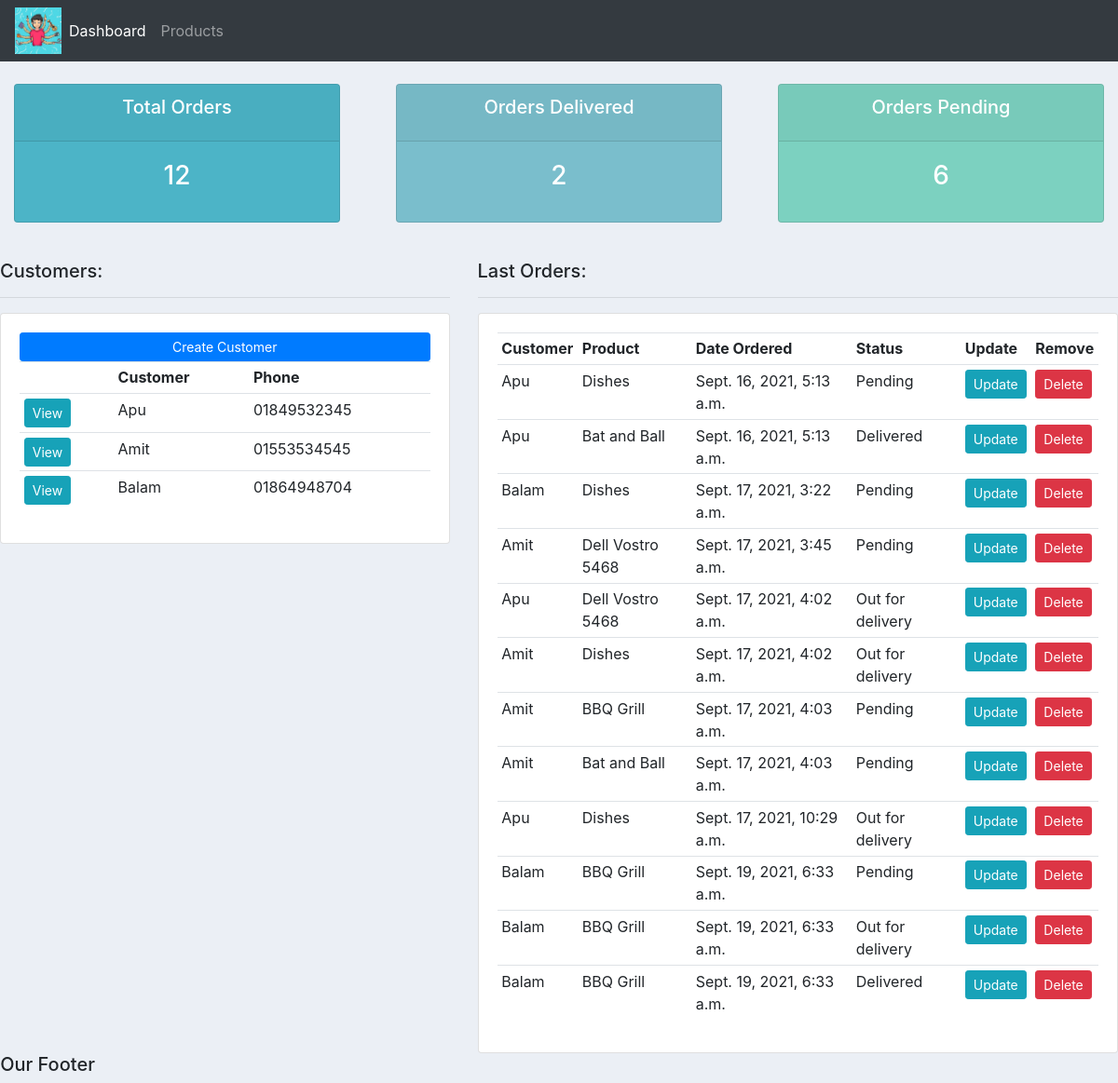
Before: / with the older database file.
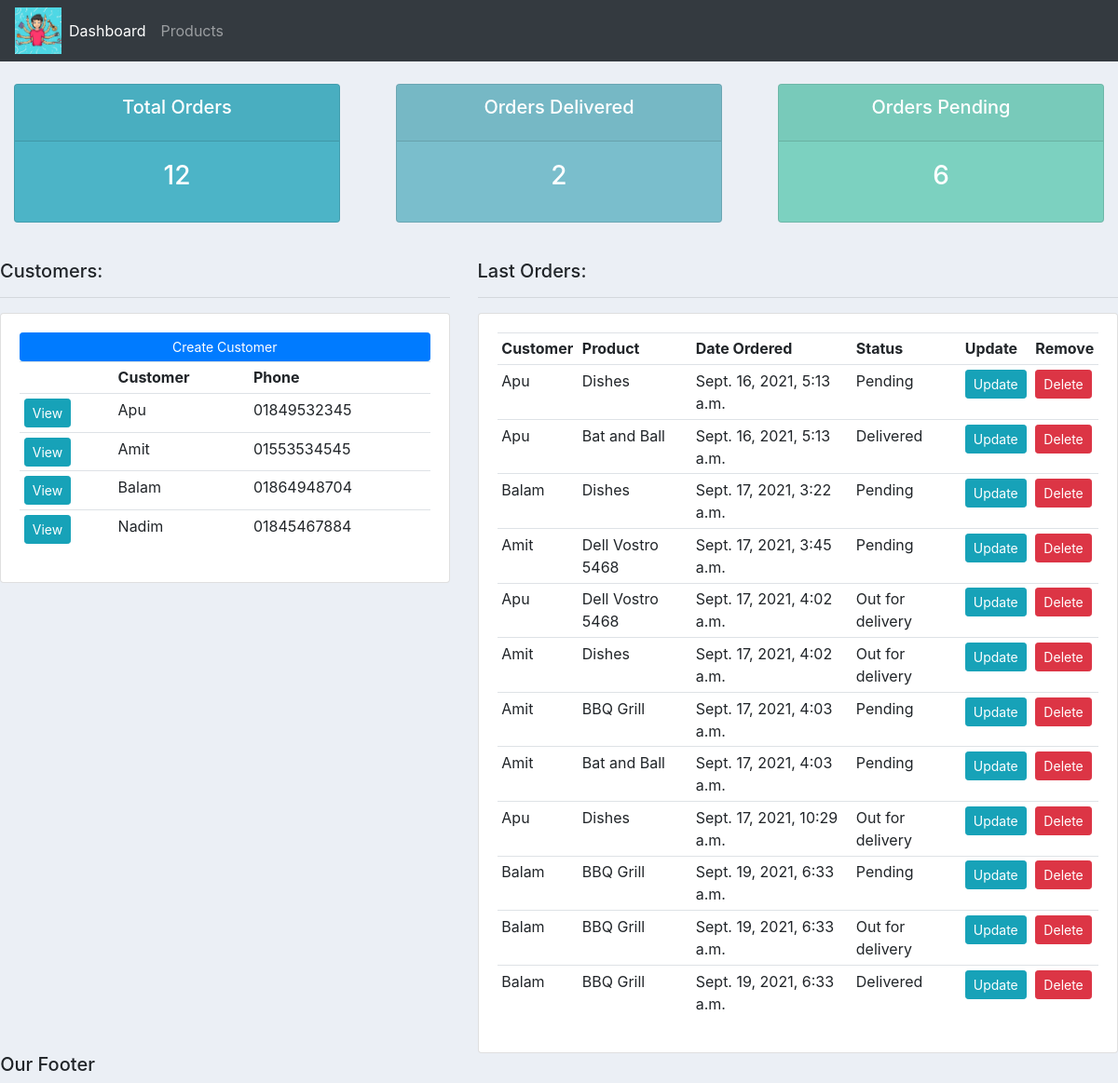
After: the same page with the newer database file.
### accounts/models.py (models this page shows, shortened)
class Customer(models.Model):
    name = models.CharField(max_length=200)
    phone = models.CharField(max_length=200, null = True)
    email = models.CharField(max_length=200, null = True)
    date_created = models.DateTimeField(auto_now_add= True)
    def __str__(self):
        return self.name

class Order(models.Model):
    STATUS = (
                ('Pending' , 'Pending'),
                ('Out for delivery', 'Out for delivery'),
                ('Delivered', 'Delivered'),
             )
    customer = models.ForeignKey(Customer, null = True , on_delete = models.SET_NULL)
    product = models.ForeignKey(Product, null = True , on_delete = models.SET_NULL)
    date_created =  models.DateTimeField(auto_now_add= True)
    status = models.CharField(max_length = 200, null = True, choices = STATUS)
    note = models.CharField(max_length = 1000, null = True)

class Product(models.Model):
    CATEGORY = (
                ('Indoor', 'Indoor'),
                ('Out Door', 'Out Door'),
                )
    name = models.CharField(max_length=200)
    price = models.FloatField(null = True)
    category = models.CharField(max_length=200, null = True, choices = CATEGORY)
    description = models.CharField(max_length=200, null = True, blank = True)
    date_created =  models.DateTimeField(auto_now_add= True)
    tags = models.ManyToManyField(Tag)
    def __str__(self):
        return self.name

### accounts/views.py (the view)
# urls.py: path('', views.home, name="home"),
def home(request):
    orders = Order.objects.all()
    customers = Customer.objects.all()
    total_customers = customers.count()
    total_orders = orders.count()
    delivered = orders.filter(status='Delivered').count()
    pending = orders.filter(status='Pending').count()
    context = {'orders':orders, 'customers':customers,
    'total_customers': total_customers, 'total_orders':total_orders,
    'delivered': delivered, 'pending': pending}
    return render(request, 'accounts/dashboard.html',context)

### accounts/templates/accounts/dashboard.html
{% extends 'accounts/main.html' %}
{% block content %}
{% include 'accounts/status.html' %}
<br>
<div class ="row">
  <div class="col-md-5">
    <h5>Customers:</h5>
    <hr>
    <div class="card card-body">
      <a class="btn btn-primary btn-sm btn-block" href="{% url 'create_customer' %}">Create Customer</a>
      <table class="table table-sm">
        <tr>
          <th></th>
          <th>Customer</th>
          <th>Phone</th>
        </tr>
        {% for customer in customers %}
         <tr>
           <td><a class="btn btn-sm btn-info" href="{% url 'customer' customer.id %}">View</a></td>
           <td>{{customer.name}}</td>
           <td>{{customer.phone}}</td>
         </tr>
        {% endfor %}
      </table>
    </div>
  </div>
  <div class="col-md-7">
    <h5>Last Orders:</h5>
    <hr>
    <div class="card card-body">
      <table class="table table-sm">
        <tr>
          <th>Customer</th>
          <th>Product</th>
          <th>Date Ordered</th>
          <th>Status</th>
          <th>Update</th>
          <th>Remove</th>
        </tr>
        {% for order in orders %}
         <tr>
           <td>{{order.customer}}</td>
           <td>{{order.product}}</td>
           <td>{{order.date_created}}</td>
           <td>{{order.status}}</td>
           <td><a  class="btn btn-sm btn-info"  href="{% url 'update_order' order.id %}">Update</a></td>
           <td><a  class="btn btn-sm btn-danger"  href="{% url 'delete_order' order.id %}">Delete</a></td>
         </tr>
        {% endfor %}
      </table>
    </div>
  </div>
{% endblock %}

Changed rows visible on the page:
added Customer: name "Nadim", phone "01845467884"
